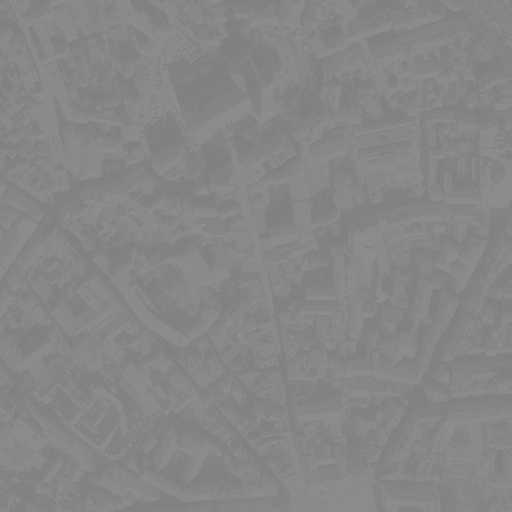
#> input picture imagex.bmp, 512 x 512 px, given in place of Stripes.png, which was not available
$ python part_2.py   (older library calls are emulated)
#> lines starting #> are read from the running program, lines starting #| are printed output that depends on the picture; after the words box and inside, x2 and y2 are one past the last pixel; in counts of white or black regions, pixels touching at a corner belong together; pictures that were not available may be replaced by others from this repository, and a replacement may not be noted
# -*- coding: utf-8 -*-
"""
BE Computer Vision 1

Thomas Bellier
Nathan Magnan
Noé Clément
"""

import matplotlib.pyplot as plt
import numpy as np
import cv2
from scipy import ndimage

save = False
questions = [13,14,15]

"""
Question 13
"""

img = plt.imread('Stripes.png')
#> img is the input picture: shape (512, 512); min 128, max 140, mean 134.3

f = np.fft.fft2(img)
f_shift = np.fft.fftshift(f)
f_abs = np.abs(f_shift) + 1 # lie between 1 and 1e6
f_bounded = np.log(f_abs)
f_img = 255 * f_bounded / np.max(f_bounded)
f_img = f_img.astype(np.uint8)
if 13 in questions:
    plt.figure(1)
    plt.imshow(f_img, cmap='gray')
if save:
    plt.imsave("Stripes_FT.png", f_img, cmap='gray')

"""
Question 14
"""

box_blur = cv2.blur(img, (3,3))

f = np.fft.fft2(box_blur)
f_shift = np.fft.fftshift(f)
f_abs = np.abs(f_shift) + 1 # lie between 1 and 1e6
f_bounded = np.log(f_abs)
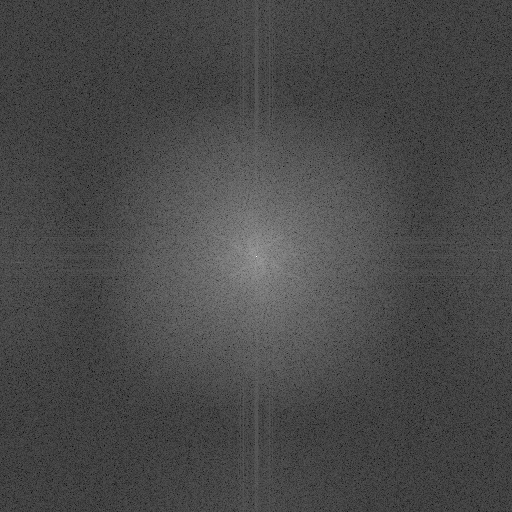
#> f_bounded: shape (512, 512) float64; min 0.478, max 17.38, mean 5.31; drawn with min black and max white
f_box_blur = 255 * f_bounded / np.max(f_bounded)
f_box_blur = f_box_blur.astype(np.uint8)

gaussian_blur = cv2.GaussianBlur(img,(5,5),0)

f = np.fft.fft2(gaussian_blur)
f_shift = np.fft.fftshift(f)
f_abs = np.abs(f_shift) + 1 # lie between 1 and 1e6
f_bounded = np.log(f_abs)
f_gaussian_blur = 255 * f_bounded / np.max(f_bounded)
f_gaussian_blur = f_gaussian_blur.astype(np.uint8)

if 14 in questions:
    plt.figure(2)
    plt.imshow(box_blur, cmap='gray')
    plt.figure(3)
    plt.imshow(f_box_blur, cmap='gray')
    plt.figure(4)
    plt.imshow(gaussian_blur, cmap='gray')
    plt.figure(5)
    plt.imshow(f_gaussian_blur, cmap='gray')
if save:
    plt.imsave("Stripes_blur_FT.png", f_box_blur, cmap='gray')
    plt.imsave("Stripes_gaussian_blur_FT.png", f_gaussian_blur, cmap='gray')

"""
Question 15
"""

img_color = plt.imread('champs.bmp')
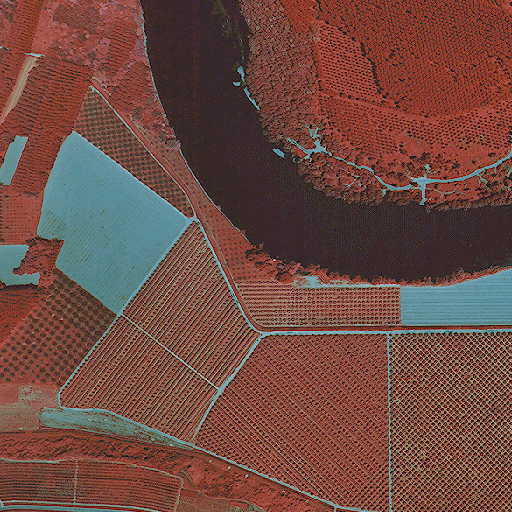
#> input picture champs.bmp, 512 x 512 px, found by its file name
#> img_color is the input picture: shape (512, 512, 3); mean R, G, B 112, 74.9, 66.7
img = cv2.cvtColor(img_color, cv2.COLOR_BGR2GRAY)
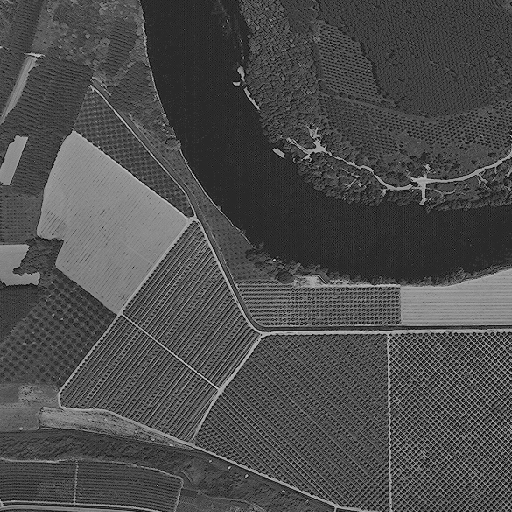
#> img: shape (512, 512); min 10, max 229, mean 76.7

stripe1 = np.ones((2,40))
stripe2 = np.zeros((2,40))
stripe = np.concatenate((stripe1,stripe2))
pattern = np.concatenate([stripe]*10)
pattern = ndimage.rotate(pattern, 56, reshape=False)
pattern = pattern[len(pattern)//4:3*len(pattern)//4,len(pattern)//4:3*len(pattern)//4]
pattern = pattern - np.mean(pattern)

champs = abs(cv2.filter2D(img, cv2.CV_64F, pattern))
champs = cv2.GaussianBlur(champs,(9,9),0)
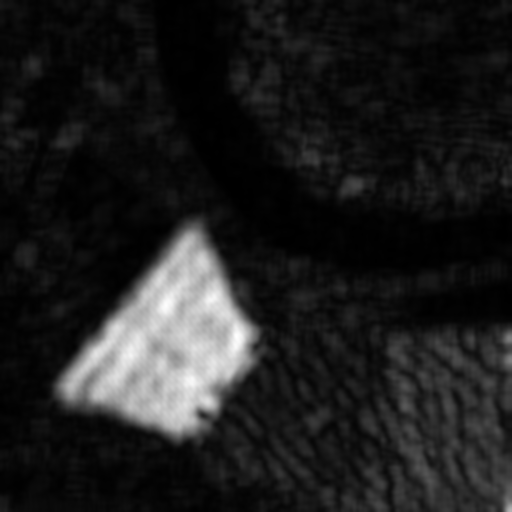
#> champs: shape (512, 512) float64; min 7.15, max 2839.9, mean 352.4; drawn with min black and max white
mask = champs > 3.5*np.mean(champs)
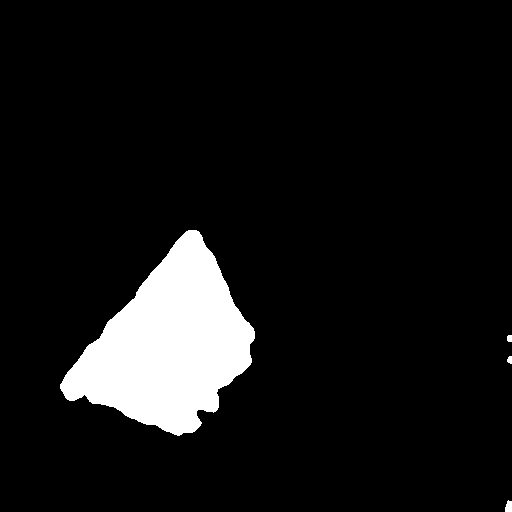
#> mask: shape (512, 512) bool; 8.4% white; 4 white regions, box (x1, y1, x2, y2) and area: (60, 230, 255, 436) 21942, (505, 500, 512, 512) 69, (507, 335, 512, 342) 33, (507, 356, 512, 364) 32
final = np.zeros((len(img),len(img[0]),3))
#> final: shape (512, 512, 3) float64; every value is 0
for i in range(len(img)):
    for j in range(len(img[0])):
        if mask[i][j]:
            final[i][j] = img_color[i][j]/255
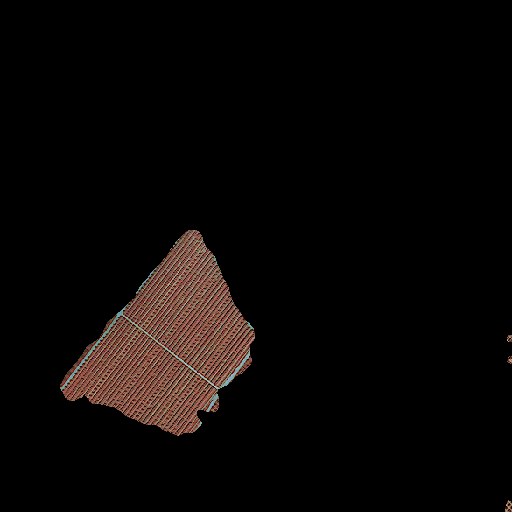
#> final: shape (512, 512, 3) float64; mean of channels 0, 1, 2 0.0405, 0.0278, 0.0233; drawn as R, G, B

if 15 in questions:
    plt.figure(6)
    plt.imshow(pattern, cmap='gray')
    plt.figure(7)
    plt.imshow(champs, cmap='gray')
    plt.figure(8)
    plt.imshow(final)
if save:
    plt.imsave("pattern.png", pattern, cmap='gray')
    plt.imsave("champs.png", champs, cmap='gray')
    plt.imsave("final.png", final)
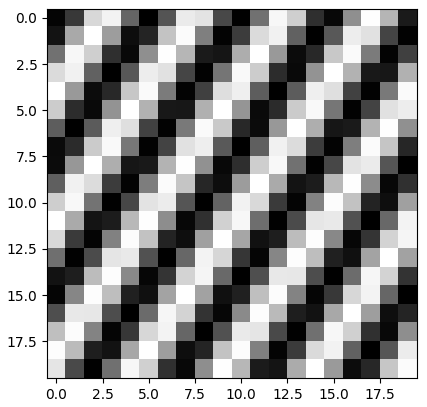
#> figure drawn by matplotlib, 1 panel
